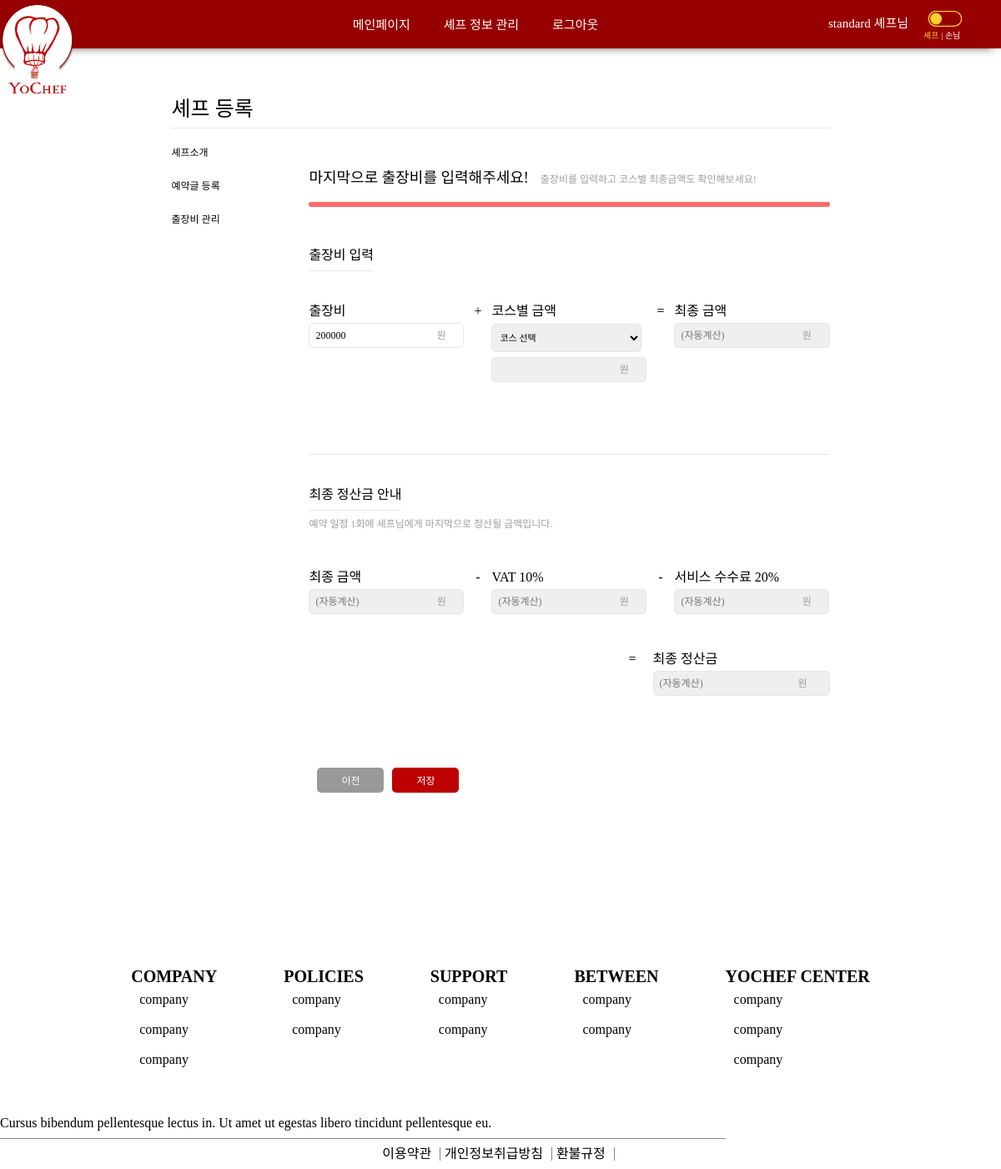
The app's page /chef/registerchef/4 (signed in), older data.
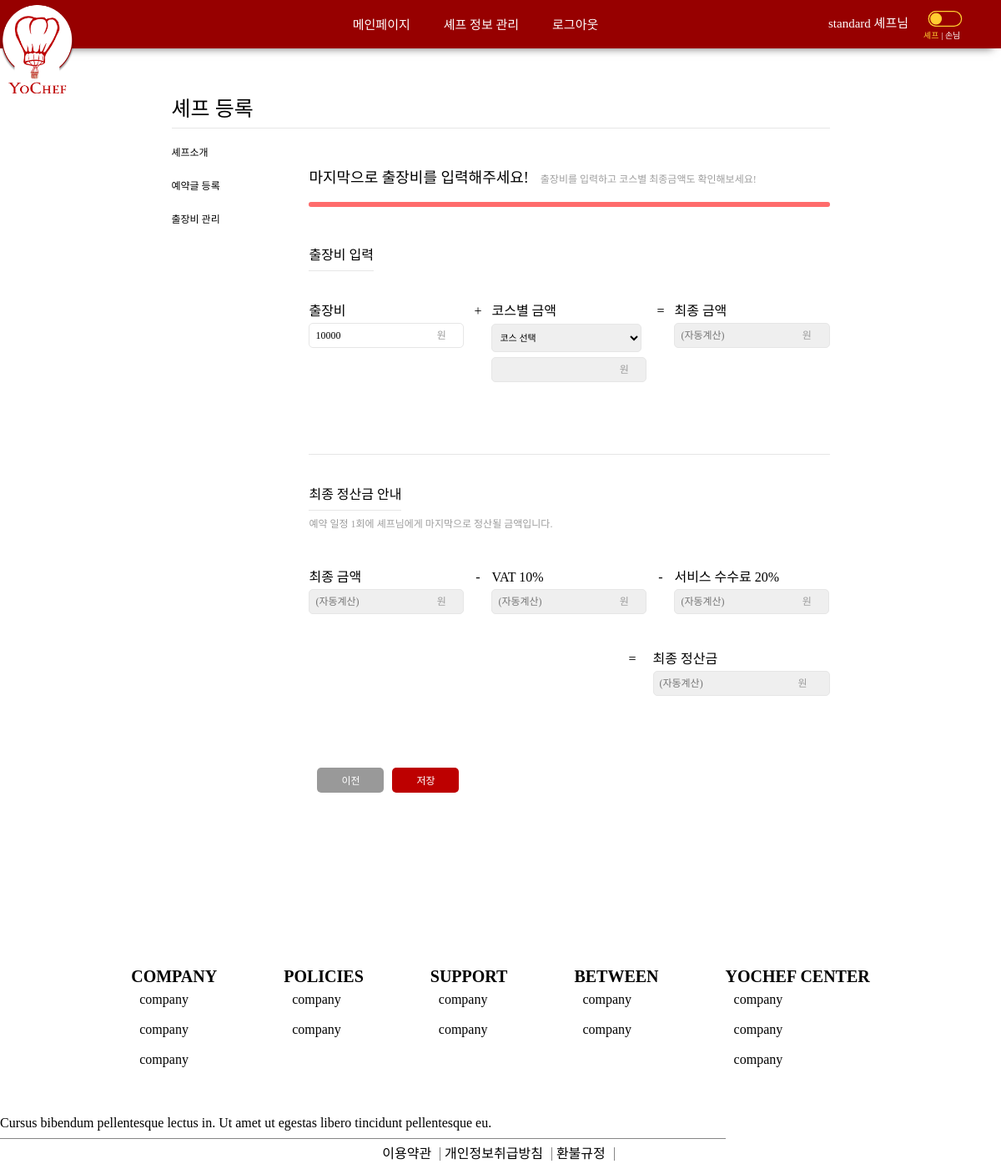
The same page, newer data.
### chef/models.py (models this page shows, shortened)
class Post(models.Model):
	chef = models.OneToOneField(Chef, on_delete=models.CASCADE)
	region = models.IntegerField(null=True)
	regionDetail = models.ForeignKey(RegionDetail, null=True, on_delete=models.SET_NULL)
	title = models.TextField(max_length=255, null=True)
	introduce = models.TextField(max_length=5000, null=True)
	category = models.IntegerField(null=True)		# 한식, 일식, 중식, 아시안, 양식, 채식
	notice = models.TextField(max_length=5000, null=True)
	movingPrice = models.IntegerField(default=0)
	isOpen = models.BooleanField(default=True)
	registerDate = models.DateTimeField(auto_now=True)

### chef/views.py (the view, shortened to what this page needs)
# urls.py: path('registerchef/<int:page_num>', views.registerChef, name="registerChef"),
def registerChef(request, page_num=1):
    if str(request.user) == "AnonymousUser":
        return redirect("/customer/login")
    customer = request.user.customer
    if page_num == 1:   # Load registerChef/1
        if Chef.objects.filter(customer=customer).exists():
            chef = customer.chef
        else:
            chef = Chef(customer=customer)
            chef.save()
        if File.objects.filter(chef=chef, category=1).exists():
            profileImage = File.objects.get(chef=chef, category=1)
        else:
            profileImage = File(chef=chef, category=1)
            profileImage.save()
        if Post.objects.filter(chef=chef).exists():
            post = chef.post
        else:
            post = Post(chef=chef)
            post.save()
        context = {
            "customer" : customer,
            "chef" : chef,
            "profileImage" : profileImage,
        }
        return render(request, 'registerChef_1.html', context)
    elif page_num == 4: # save registerChef/3, load registerChef/4
        chef = customer.chef
        post = chef.post
        context = {
            "chef" : chef,
            "post" : post,
            "courses" : Course.objects.filter(post=post)
        }
        return render(request, 'registerChef_4.html', context)

### chef/templates/registerChef_4.html (shortened to what the changed rows need)
{% extends 'base.html' %}
{% load static %}
{% block style %}
<link rel="stylesheet" href="{% static 'css/editChefProfile_3.css' %}">
{% endblock %}
{% block content %}
    <form onsubmit="return formCheck()" name="registerChef_4" method="POST" action="{% url 'registerChef' '5' %}">
        <div class="edit-chef-wrapper">
            {% include 'registerChef_side.html' %}
                <section class="edit-content">
                    <div class="post">
                        <article class="moving-price__input-wrapper">
                            <div class="price-area price-area--top">
                                <div class="price-input-wrapper">
                                    <div class="input-wrapper">
                                        <input value="{{post.movingPrice|default:"0"}}" name="movingPriceInput" type="int" placeholder=" ￦ (입력)">
                                        <span class="unit">원</span>
                                    </div>
                                </div>
                            </div>
                        </article>
                    </div>
                </section>
            </div>
        </div>
    </form>
{% endblock %}

Row changes from the older to the newer data that the page shows:
changed Post: movingPriceInput "200000" → "10000"
